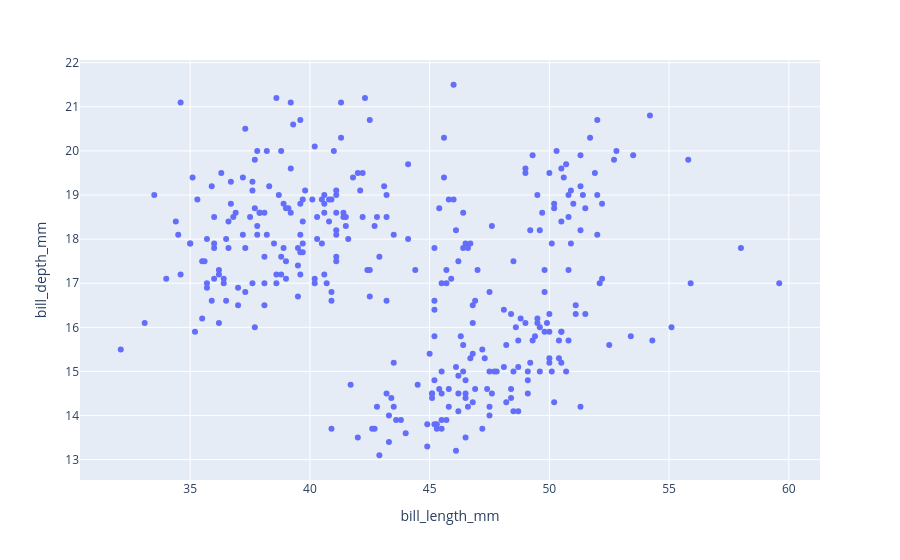

The cell this chart's notebook holds for it:
### Markdown cell above
We can analyze the relationship between **bill length** and **bill depth**.

### Code cell
fig = px.scatter(df, x="bill_length_mm", y="bill_depth_mm")
fig.show()

### Figure 1 — Plotly figure (JSON) as saved in the notebook; plotly's stock layout.template omitted (floating-point values rounded to 4 significant figures; data arrays with more than 128 entries replaced by an {"elided": "..."} marker saying what was removed)
{"data": [{"hovertemplate": "bill_length_mm=%{x}<br>bill_depth_mm=%{y}<extra></extra>", "legendgroup": "", "marker": {"color": "#636efa", "symbol": "circle"}, "mode": "markers", "name": "", "orientation": "v", "showlegend": false, "type": "scatter", "x": {"elided": "333 float values"}, "xaxis": "x", "y": {"elided": "333 float values"}, "yaxis": "y"}], "layout": {"legend": {"tracegroupgap": 0}, "margin": {"t": 60}, "xaxis": {"anchor": "y", "domain": [0, 1], "title": {"text": "bill_length_mm"}}, "yaxis": {"anchor": "x", "domain": [0, 1], "title": {"text": "bill_depth_mm"}}}}
